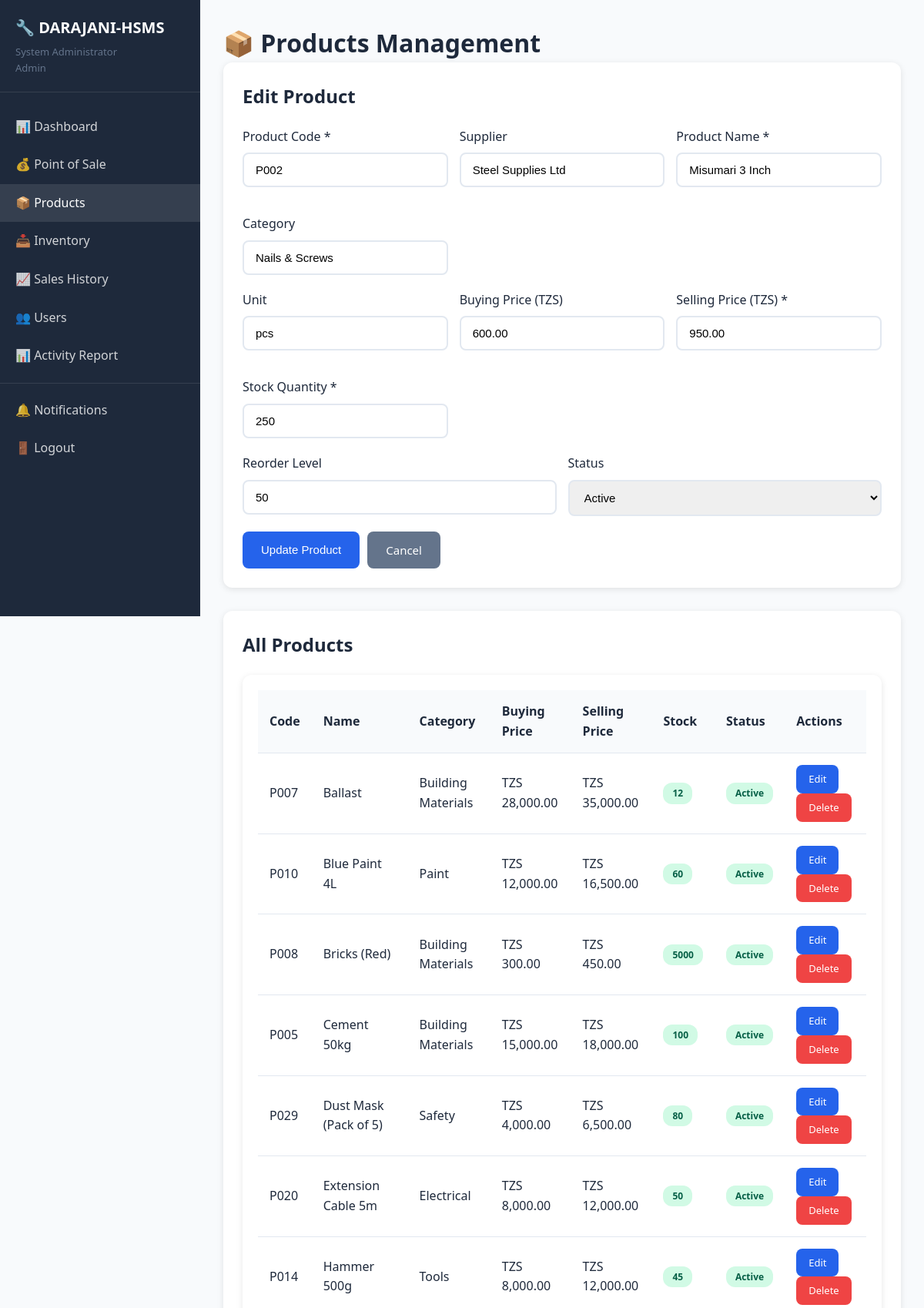
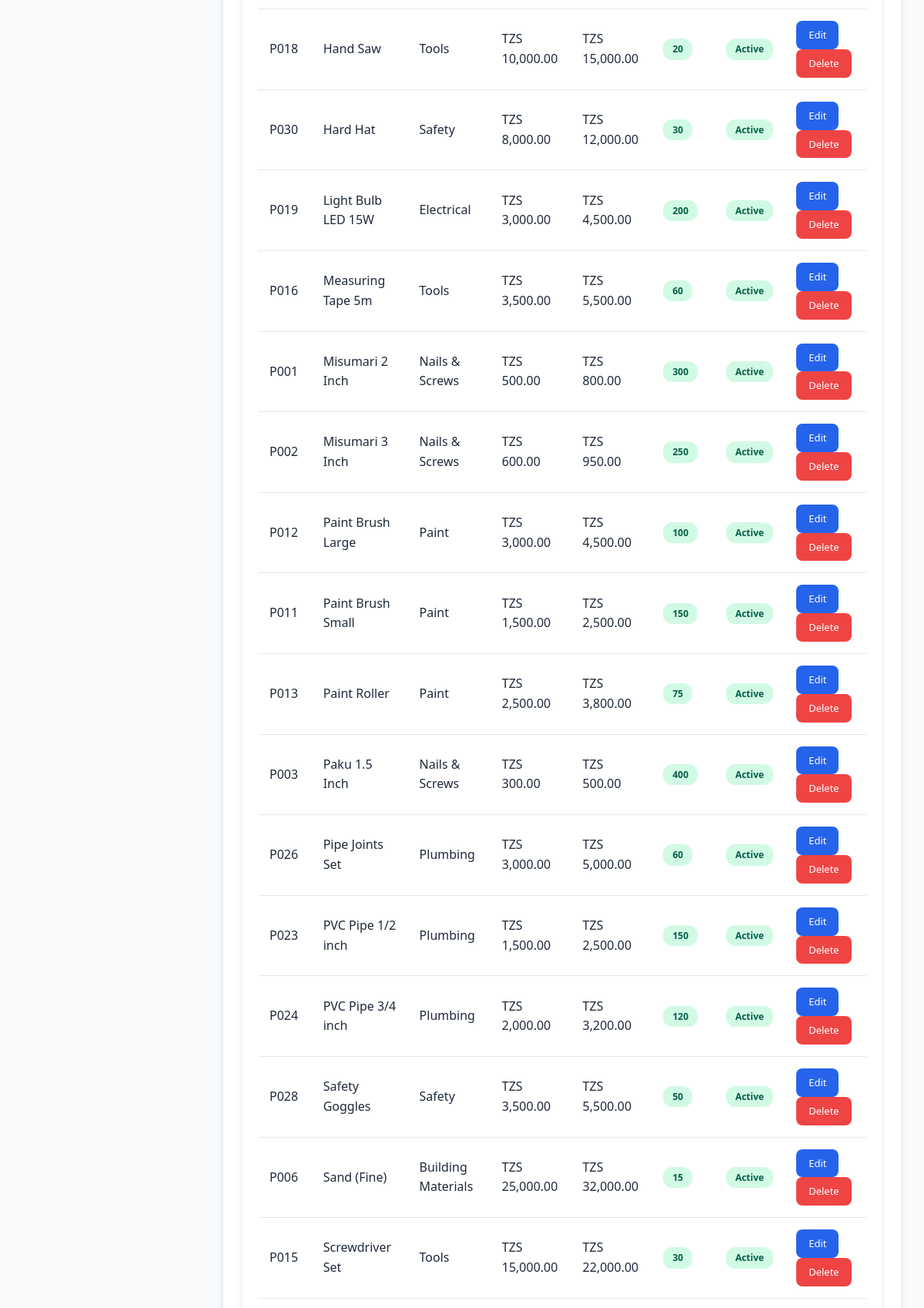
The page /products.php?edit=2 (signed in, upper part) on the database its author committed (2 pictures, top to bottom).
### tables this page shows
CREATE TABLE IF NOT EXISTS products (
    id INT AUTO_INCREMENT PRIMARY KEY,
    product_code VARCHAR(50) UNIQUE NOT NULL,
    product_name VARCHAR(200) NOT NULL,
    category VARCHAR(100),
    unit VARCHAR(50),
    price DECIMAL(10,2) NOT NULL,
    stock_quantity INT DEFAULT 0,
    reorder_level INT DEFAULT 10,
    supplier VARCHAR(200),
    status ENUM('active', 'inactive') DEFAULT 'active',
    created_at TIMESTAMP DEFAULT CURRENT_TIMESTAMP,
    updated_at TIMESTAMP DEFAULT CURRENT_TIMESTAMP ON UPDATE CURRENT_TIMESTAMP
);

### functions.php (called while the page is built, shortened)
<?php
function getAllProducts($active_only = false) {
    $conn = getDBConnection();
    $sql = "SELECT * FROM products";
    $sql .= " ORDER BY product_name ASC";
    $result = $conn->query($sql);
    return $result->fetch_all(MYSQLI_ASSOC);
}
function getProductById($id) {
    $conn = getDBConnection();
    $stmt = $conn->prepare("SELECT * FROM products WHERE id = ?");
    $stmt->bind_param("i", $id);
    $stmt->execute();
    $result = $stmt->get_result();
    return $result->fetch_assoc();
}
function formatCurrency($amount) {
    return CURRENCY . ' ' . number_format($amount, 2);
}
?>

### products.php (the view, shortened to what this page needs)
<?php
include 'header.php';
$edit_product = null;
if (isset($_GET['edit'])) {
    $edit_product = getProductById(intval($_GET['edit']));
}
$products = getAllProducts();
?>
<h1>📦 Products Management</h1>
<div class="card" style="margin-bottom: 30px;">
    <h2 style="margin-bottom: 20px;"><?php echo $edit_product ? 'Edit Product' : 'Add New Product'; ?></h2>
    <form method="POST">
        <div class="form-row">
            <div class="form-group">
                <label>Product Code *</label>
                <input type="text" name="product_code" class="form-control" value="<?php echo $edit_product['product_code'] ?? ''; ?>" required <?php echo $edit_product ? 'readonly' : ''; ?>>
            </div>
            <div class="form-group">
                <label>Supplier</label>
                <input type="text" name="supplier" class="form-control" value="<?php echo $edit_product['supplier'] ?? ''; ?>">
            </div>
            <div class="form-group">
                <label>Product Name *</label>
                <input type="text" name="product_name" class="form-control" value="<?php echo $edit_product['product_name'] ?? ''; ?>" required>
            </div>
            <div class="form-group">
                <label>Category</label>
                <input type="text" name="category" class="form-control" value="<?php echo $edit_product['category'] ?? ''; ?>">
            </div>
        </div>
        <div class="form-row">
            <div class="form-group">
                <label>Unit</label>
                <input type="text" name="unit" class="form-control" value="<?php echo $edit_product['unit'] ?? 'pcs'; ?>" placeholder="pcs, kg, ltr, etc">
            </div>
            <div class="form-group">
                <label>Buying Price (<?php echo CURRENCY; ?>)</label>
                <input type="number" step="0.01" name="buying_price" class="form-control" value="<?php echo $edit_product['buying_price'] ?? ''; ?>" placeholder="Cost price">
            </div>
            <div class="form-group">
                <label>Selling Price (<?php echo CURRENCY; ?>) *</label>
                <input type="number" step="0.01" name="selling_price" class="form-control" value="<?php echo $edit_product['selling_price'] ?? ''; ?>" required>
            </div>
            <div class="form-group">
                <label>Stock Quantity *</label>
                <input type="number" name="stock_quantity" class="form-control" value="<?php echo $edit_product['stock_quantity'] ?? '0'; ?>" required>
            </div>
        </div>
        <div class="form-row">
            <div class="form-group">
                <label>Reorder Level</label>
                <input type="number" name="reorder_level" class="form-control" value="<?php echo $edit_product['reorder_level'] ?? '10'; ?>">
            </div>
            <?php if ($edit_product): ?>
            <div class="form-group">
                <label>Status</label>
                <select name="status" class="form-control">
                    <option value="active" <?php echo ($edit_product['status'] ?? '') === 'active' ? 'selected' : ''; ?>>Active</option>
                </select>
            </div>
            <?php endif; ?>
        </div>
        <div style="display: flex; gap: 10px;">
            <button type="submit" name="<?php echo $edit_product ? 'update_product' : 'add_product'; ?>" class="btn btn-primary">
                <?php echo $edit_product ? 'Update Product' : 'Add Product'; ?>
            </button>
            <?php if ($edit_product): ?>
                <a href="products.php" class="btn btn-secondary">Cancel</a>
            <?php endif; ?>
        </div>
    </form>
</div>
<div class="card">
    <h2 style="margin-bottom: 20px;">All Products</h2>
    <div class="table-container">
        <table>
            <thead>
                <tr>
                    <th>Code</th>
                    <th>Name</th>
                    <th>Category</th>
                    <th>Buying Price</th>
                    <th>Selling Price</th>
                    <th>Stock</th>
                    <th>Status</th>
                    <th>Actions</th>
                </tr>
            </thead>
            <tbody>
                <?php foreach ($products as $product): ?>
                <?php
                    $buying_price = isset($product['buying_price']) ? $product['buying_price'] : 0;
                    $selling_price = isset($product['selling_price']) ? $product['selling_price'] : (isset($product['price']) ? $product['price'] : 0);
                ?>
                <tr>
                    <td><?php echo $product['product_code']; ?></td>
                    <td><?php echo $product['product_name']; ?></td>
                    <td><?php echo $product['category']; ?></td>
                    <td><?php echo formatCurrency($buying_price); ?></td>
                    <td><?php echo formatCurrency($selling_price); ?></td>
                    <td>
                        <?php if ($product['stock_quantity'] <= $product['reorder_level']): ?>
                            <span class="badge badge-danger"><?php echo $product['stock_quantity']; ?></span>
                        <?php else: ?>
                            <span class="badge badge-success"><?php echo $product['stock_quantity']; ?></span>
                        <?php endif; ?>
                    </td>
                    <td>
                        <span class="badge badge-<?php echo $product['status'] === 'active' ? 'success' : 'danger'; ?>">
                            <?php echo ucfirst($product['status']); ?>
                        </span>
                    </td>
                    <td>
                        <a href="products.php?edit=<?php echo $product['id']; ?>" class="btn btn-primary btn-sm">Edit</a>
                        <a href="products.php?delete=<?php echo $product['id']; ?>" class="btn btn-danger btn-sm" onclick="return confirm('Delete this product?')">Delete</a>
                    </td>
                </tr>
                <?php endforeach; ?>
            </tbody>
        </table>
    </div>
</div>
<?php include 'footer.php'; ?>

### style.css (style rules this page uses)
* { margin: 0; padding: 0; box-sizing: border-box; }
:root { --primary: #2563eb; --primary-dark: #1e40af; --secondary: #64748b; --success: #10b981; --danger: #ef4444; --warning: #f59e0b; --light: #f8fafc; --dark: #1e293b; --border: #e2e8f0; }
body { font-family: 'Segoe UI', Tahoma, Geneva, Verdana, sans-serif; background: var(--light); color: var(--dark); line-height: 1.6; }
.card { background: white; padding: 25px; border-radius: 12px; box-shadow: 0 2px 8px rgba(0,0,0,0.1); }
.form-group { margin-bottom: 20px; }
.form-group label { display: block; margin-bottom: 8px; font-weight: 500; color: var(--dark); }
.form-control { width: 100%; padding: 12px 15px; border: 2px solid var(--border); border-radius: 8px; font-size: 15px; transition: all 0.3s; }
.form-row { display: grid; grid-template-columns: repeat(auto-fit, minmax(200px, 1fr)); gap: 15px; }
.btn { padding: 12px 24px; border: none; border-radius: 8px; font-size: 15px; font-weight: 500; cursor: pointer; transition: all 0.3s; text-decoration: none; display: inline-block; text-align: center; }
.btn-primary { background: var(--primary); color: white; }
.btn-danger { background: var(--danger); color: white; }
.btn-secondary { background: var(--secondary); color: white; }
.btn-sm { padding: 8px 16px; font-size: 13px; }
.table-container { background: white; border-radius: 12px; padding: 20px; box-shadow: 0 2px 8px rgba(0,0,0,0.1); overflow-x: auto; }
table { width: 100%; border-collapse: collapse; }
table th, table td { padding: 15px; text-align: left; border-bottom: 1px solid var(--border); }
table th { background: var(--light); font-weight: 600; color: var(--dark); }
.badge { padding: 4px 12px; border-radius: 12px; font-size: 12px; font-weight: 600; display: inline-block; }
.badge-success { background: #d1fae5; color: #065f46; }

### rows shown on the page
products: product_code "P002", supplier "Steel Supplies Ltd", product_name "Misumari 3 Inch", category "Nails & Screws", unit "pcs", buying_price "600.00", selling_price "950.00", stock_quantity "250", reorder_level "50", status "Active", buying_price "TZS 600.00", selling_price "TZS 950.00"
products: product_code "P007", product_name "Ballast", category "Building Materials", buying_price "TZS 28,000.00", selling_price "TZS 35,000.00", stock_quantity "12", status "Active"
products: product_code "P010", product_name "Blue Paint 4L", category "Paint", buying_price "TZS 12,000.00", selling_price "TZS 16,500.00", stock_quantity "60", status "Active"
products: product_code "P008", product_name "Bricks (Red)", category "Building Materials", buying_price "TZS 300.00", selling_price "TZS 450.00", stock_quantity "5000", status "Active"
products: product_code "P005", product_name "Cement 50kg", category "Building Materials", buying_price "TZS 15,000.00", selling_price "TZS 18,000.00", stock_quantity "100", status "Active"
products: product_code "P029", product_name "Dust Mask (Pack of 5)", category "Safety", buying_price "TZS 4,000.00", selling_price "TZS 6,500.00", stock_quantity "80", status "Active"
products: product_code "P020", product_name "Extension Cable 5m", category "Electrical", buying_price "TZS 8,000.00", selling_price "TZS 12,000.00", stock_quantity "50", status "Active"
products: product_code "P014", product_name "Hammer 500g", category "Tools", buying_price "TZS 8,000.00", selling_price "TZS 12,000.00", stock_quantity "45", status "Active"
products: product_code "P018", product_name "Hand Saw", category "Tools", buying_price "TZS 10,000.00", selling_price "TZS 15,000.00", stock_quantity "20", status "Active"
products: product_code "P030", product_name "Hard Hat", category "Safety", buying_price "TZS 8,000.00", selling_price "TZS 12,000.00", stock_quantity "30", status "Active"
products: product_code "P019", product_name "Light Bulb LED 15W", category "Electrical", buying_price "TZS 3,000.00", selling_price "TZS 4,500.00", stock_quantity "200", status "Active"
products: product_code "P016", product_name "Measuring Tape 5m", category "Tools", buying_price "TZS 3,500.00", selling_price "TZS 5,500.00", stock_quantity "60", status "Active"
products: product_code "P001", product_name "Misumari 2 Inch", category "Nails & Screws", buying_price "TZS 500.00", selling_price "TZS 800.00", stock_quantity "300", status "Active"
products: product_code "P012", product_name "Paint Brush Large", category "Paint", buying_price "TZS 3,000.00", selling_price "TZS 4,500.00", stock_quantity "100", status "Active"
products: product_code "P011", product_name "Paint Brush Small", category "Paint", buying_price "TZS 1,500.00", selling_price "TZS 2,500.00", stock_quantity "150", status "Active"
products: product_code "P013", product_name "Paint Roller", category "Paint", buying_price "TZS 2,500.00", selling_price "TZS 3,800.00", stock_quantity "75", status "Active"
products: product_code "P003", product_name "Paku 1.5 Inch", category "Nails & Screws", buying_price "TZS 300.00", selling_price "TZS 500.00", stock_quantity "400", status "Active"
products: product_code "P026", product_name "Pipe Joints Set", category "Plumbing", buying_price "TZS 3,000.00", selling_price "TZS 5,000.00", stock_quantity "60", status "Active"
products: product_code "P023", product_name "PVC Pipe 1/2 inch", category "Plumbing", buying_price "TZS 1,500.00", selling_price "TZS 2,500.00", stock_quantity "150", status "Active"
products: product_code "P024", product_name "PVC Pipe 3/4 inch", category "Plumbing", buying_price "TZS 2,000.00", selling_price "TZS 3,200.00", stock_quantity "120", status "Active"
products: product_code "P028", product_name "Safety Goggles", category "Safety", buying_price "TZS 3,500.00", selling_price "TZS 5,500.00", stock_quantity "50", status "Active"
products: product_code "P006", product_name "Sand (Fine)", category "Building Materials", buying_price "TZS 25,000.00", selling_price "TZS 32,000.00", stock_quantity "15", status "Active"
products: product_code "P015", product_name "Screwdriver Set", category "Tools", buying_price "TZS 15,000.00", selling_price "TZS 22,000.00", stock_quantity "30", status "Active"

### other values the page prints
SITE_ABBR "DARAJANI-HSMS"
$_SESSION['full_name'] "System Administrator"
$_SESSION['role'] "Admin"
CURRENCY "TZS"
